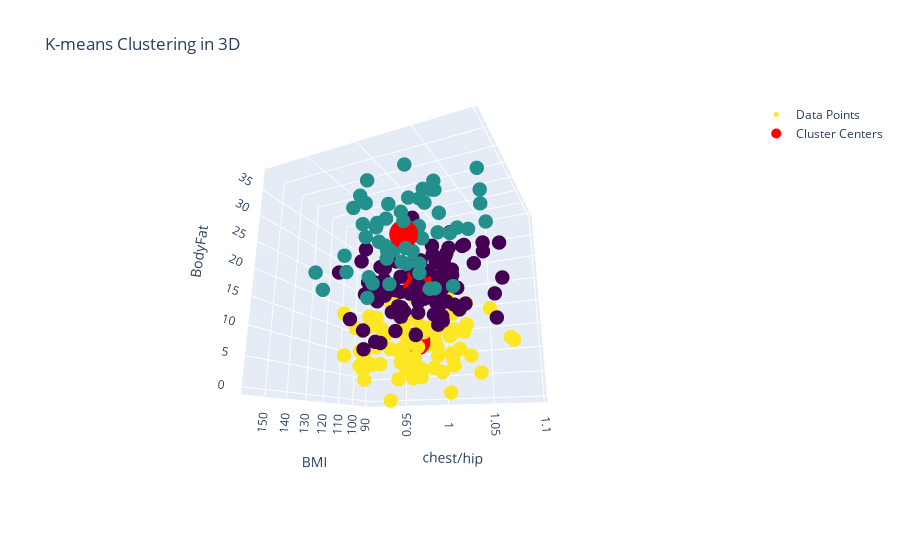

Notebook code for this chart:
### Code cell
import plotly.graph_objects as go
import pandas as pd
from sklearn.cluster import KMeans

# Applying K-means clustering
kmeans = KMeans(n_clusters=3)  # You can adjust the number of clusters as needed
kmeans.fit(X)
labels = kmeans.labels_
centers = kmeans.cluster_centers_

# Create an interactive 3D scatter plot
fig = go.Figure()

# Scatter plot for data points
fig.add_trace(go.Scatter3d(
    x=X[:, 0],
    y=X[:, 1],
    z=X[:, 2],
    mode='markers',
    marker=dict(color=labels, colorscale='viridis', size=5),
    name='Data Points'
))

# Scatter plot for cluster centers
fig.add_trace(go.Scatter3d(
    x=centers[:, 0],
    y=centers[:, 1],
    z=centers[:, 2],
    mode='markers',
    marker=dict(color='red', size=10),
    name='Cluster Centers'
))

# Layout settings
fig.update_layout(
    scene=dict(
        xaxis=dict(title='BMI'),
        yaxis=dict(title='chest/hip'),
        zaxis=dict(title='BodyFat'),
    ),
    title='K-means Clustering in 3D',
    scene_camera=dict(eye=dict(x=1.87, y=0.88, z=-0.64)),
)


# Show the interactive plot
fig.show()
fig.write_html('interactive_3d_plot.html')

### Figure 1 — Plotly figure (JSON) as saved in the notebook; plotly's stock layout.template omitted (floating-point values rounded to 4 significant figures; data arrays with more than 128 entries replaced by an {"elided": "..."} marker saying what was removed)
{"data": [{"marker": {"color": {"elided": "234 int values"}, "colorscale": [[0, "#440154"], [0.1111, "#482878"], [0.2222, "#3e4989"], [0.3333, "#31688e"], [0.4444, "#26828e"], [0.5556, "#1f9e89"], [0.6667, "#35b779"], [0.7778, "#6ece58"], [0.8889, "#b5de2b"], [1, "#fde725"]], "size": 5}, "mode": "markers", "name": "Data Points", "type": "scatter3d", "x": {"elided": "234 float values"}, "y": {"elided": "234 float values"}, "z": {"elided": "234 float values"}}, {"marker": {"color": "red", "size": 10}, "mode": "markers", "name": "Cluster Centers", "type": "scatter3d", "x": [123.1, 142.0, 107.4], "y": [1.009, 1.02, 0.9877], "z": [20.22, 25.83, 10.85]}], "layout": {"scene": {"camera": {"eye": {"x": 1.87, "y": 0.88, "z": -0.64}}, "xaxis": {"title": {"text": "BMI"}}, "yaxis": {"title": {"text": "chest/hip"}}, "zaxis": {"title": {"text": "BodyFat"}}}, "title": {"text": "K-means Clustering in 3D"}}}
